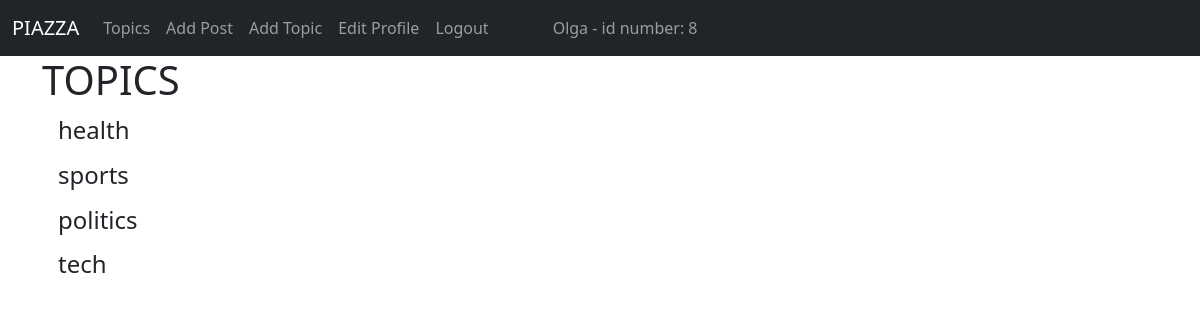
The app's page /topic_list/ (signed in) with its own data.
### RESOURCES_SERVER/models.py (models this page shows, shortened)
class Topic(models.Model):
    name = models.CharField(max_length=100)
    def __str__(self):
        return  self.name

### RESOURCES_SERVER/views.py (the view)
# urls.py: path('topic_list/', TopicListView, name='topic_list'),
def TopicListView(request):
    topic_menu_list = Topic.objects.all()
    return render(request, 'topic_list.html', {'topic_menu_list': topic_menu_list})

### RESOURCES_SERVER/templates/topic_list.html (shortened to what this page needs)
{% extends 'base.html' %}
{% block content %}
    <h1>TOPICS</h1>
        {% for item in topic_menu_list %}
            <h4><a class="dropdown-item" href="{% url 'topic' item|slugify %}">{{ item }}</a></h4>
        {% endfor %}
{% endblock %}

### RESOURCES_SERVER/templates/base.html (shortened to what this page needs)
<!doctype html>
<html lang="en">
  <head>
    <link href="https://cdn.jsdelivr.net/npm/bootstrap@5.0.0-beta3/dist/css/bootstrap.min.css" rel="stylesheet">
  </head>
  <body>
    <nav class="navbar navbar-expand-lg navbar-dark bg-dark">
        <div class="container-fluid">
          <a class="navbar-brand" href="{% url 'home' %}">PIAZZA</a>
          <div class="collapse navbar-collapse" id="navbarSupportedContent">
            <ul class="navbar-nav me-auto mb-2 mb-lg-0">
              {% if topic_menu %}
                <li class="nav-item dropdown">
                  <a class="nav-link dropdown-toggle" href="{% url 'topic_list' %}" id="navbarDropdown" role="button" data-bs-toggle="dropdown" aria-expanded="false">
                    Topics
                  </a>
                  <ul class="dropdown-menu" aria-labelledby="navbarDropdown">
                      {% for item in topic_menu %}
                          <a class="dropdown-item" href="{% url 'topic' item|slugify %}">{{ item }}</a>
                      {% endfor %}
                  </ul>
                </li>
              {% else %}
                <li class="nav-item">
                  <a class="nav-link" href="{% url 'topic_list' %}">Topics</a>
                </li>
              {% endif %}
              {% if user.is_authenticated %}
                  <li class="nav-item">
                    <a class="nav-link" href="{% url 'add_post' %}">Add Post</a>
                  </li>
                  <li class="nav-item">
                    <a class="nav-link" href="{% url 'add_topic' %}">Add Topic</a>
                  </li>
                  <li class="nav-item">
                    <a class="nav-link" href="{% url 'edit_profile' %}">Edit Profile</a>
                  </li>
                  <li class="nav-item">
                    <a class="nav-link" href="{% url 'logout' %}">Logout</a>
                  </li>
                  <li class="nav-item">
                    <a class="nav-link" href="#"></a>
                  </li>
                  <li class="nav-item">
                    <a class="nav-link" href="#"></a>
                  </li>
                  <li class="nav-item">
                    <a class="nav-link" href="#"></a>
                  </li>
                  <li class="nav-item">
                    <a class="nav-link" href="#">{{ user.username }} - id number: {{ user.id }}</a>
                  </li>
              {% endif %}
            </ul>
          </div>
        </div>
      </nav>
      <div class="container">
        {% block content %}
        {% endblock %}
       </div>

### records on screen
Topic: name "health"
Topic: name "sports"
Topic: name "politics"
Topic: name "tech"

### other values on screen
{{ user.username }} "Olga"
{{ user.id }} "8"
